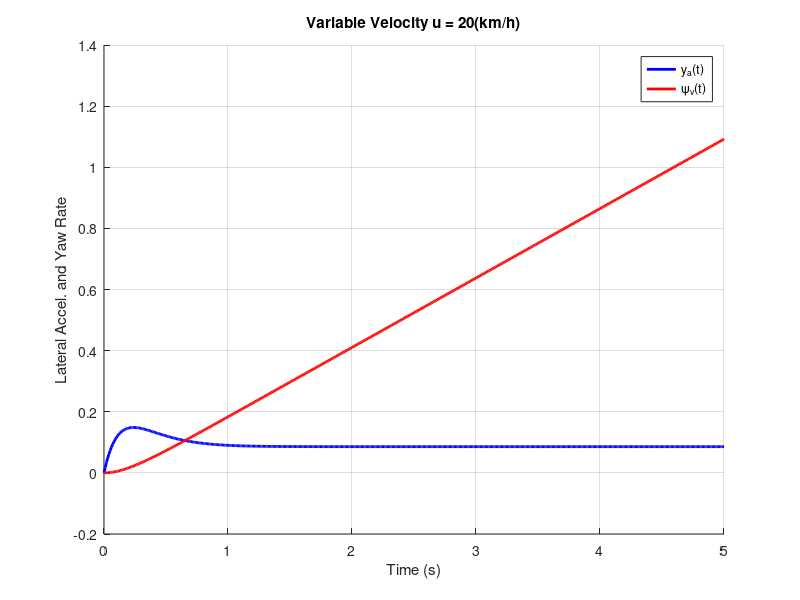
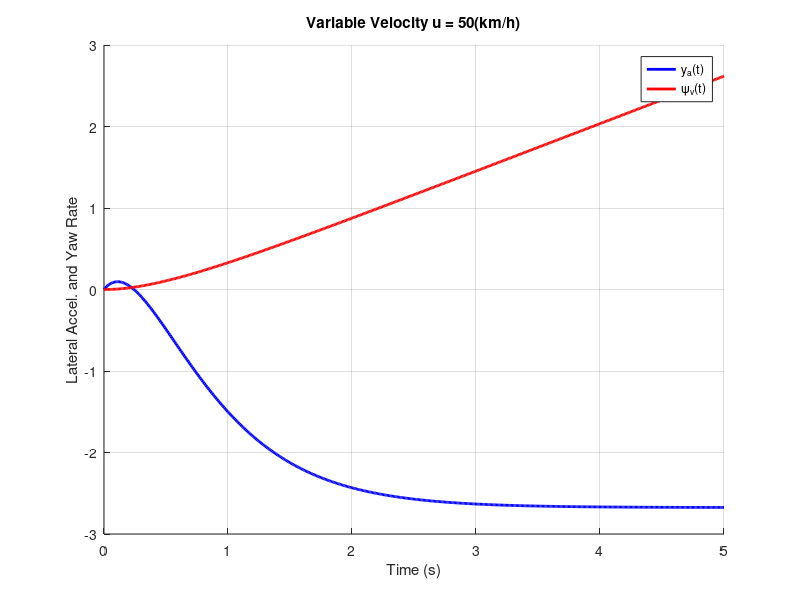
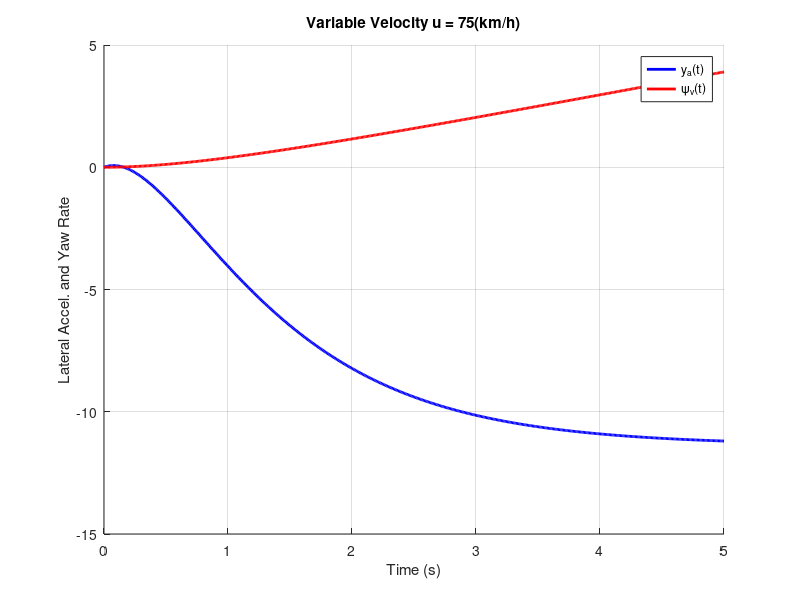
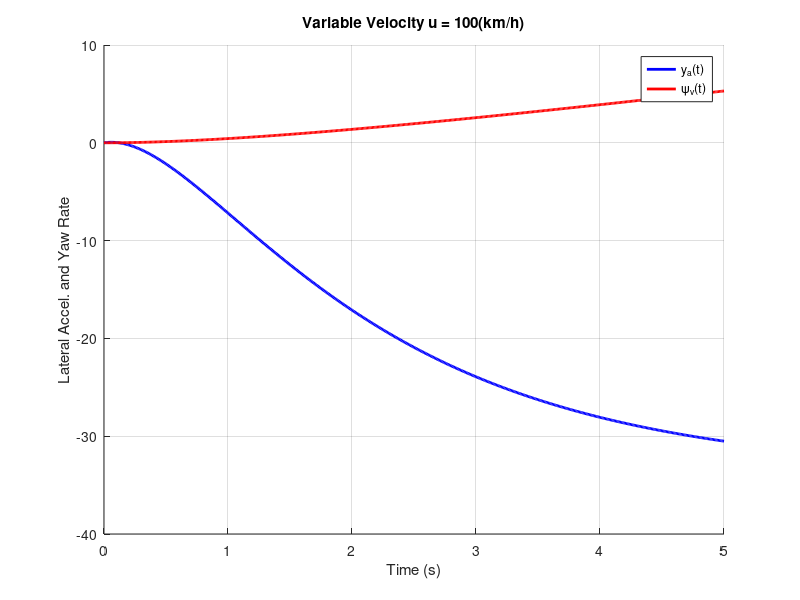

Write MATLAB code to recreate these figures, in order.
clc; clear;

m = 1400; %kg
a = 1.14; %m
b = 1.33; %m
Cf = 25000; %N/rad
Cr = 21000; %N/rad
Iz = 2420; %kgm^2

del = 0.1;
B = [Cf/m; (a*Cf)/Iz];
B = del.*B;

% Compute y(t) and psi(t)
dt = 0.01; 
t = 0:dt:5;

x = zeros(4,length(t));

% IC at t = 0 (given eq7)
x(1,1) = 0; %y     
x(2,1) = 0; %psi  
x(3,1) = -13.0964 + 24.4684 - 11.3720; %v 
x(4,1) = -0.2496 - 0.6962 + 0.9457; %w
F = zeros(4,1);

u_var = [20,50,75,100,120,200,300];

for i = 1:length(u_var)
    u = u_var(i)/3.6; %m/s
    
    % Define constants for dx2/d2t = Adx/dt + Bdel
    A = [-(Cf+Cr)/(m*u), -(a*Cf-b*Cr)/(m*u)-u;
           -0.0113, -((a^2)*Cf+(b^2)*Cr)/(Iz*u)];
    
    for n = 1:length(t)-1
        
        F= [x(3,n);
            x(4,n);
            A(1,1)*x(3,n) + A(1,2)*x(4,n) + B(1);
            A(2,1)*x(3,n) + A(2,2)*x(4,n) + B(2)];
    
        x(:,n+1) = x(:,n) + dt * F(:,1);
        
        
    end

    figure;
    hold on;
    plot(t, x(3,:),'b', 'LineWidth', 2);
    hold on;
    plot(t, x(2,:),'r','LineWidth', 2); 
    grid on;
    xlabel('Time (s)');
    ylabel('Lateral Accel. and Yaw Rate');
    title(['Variable Velocity u = ', num2str(u*3.6) ,'(km/h)']);
    legend('y_a(t)','\psi_v(t)');
    x = zeros;
    x(1,1) = 0; %y     
    x(2,1) = 0; %psi  
    x(3,1) = -13.0964 + 24.4684 - 11.3720; %v 
    x(4,1) = -0.2496 - 0.6962 + 0.9457; %w

end

